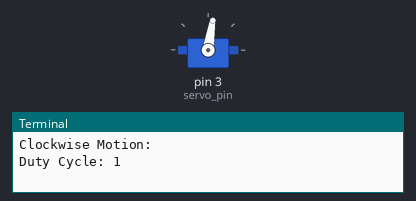
This program was run on a simulated Raspberry Pi (header pin numbers). On the bench: servo, the last lines printed to the terminal. Servo angles are drawn from the pulse width (0.5 ms = 0°, 2.5 ms = 180°). At 24.0 s the program stops and its outputs stay as they are.

Above: at 0.1 s.
At 5.1 s:
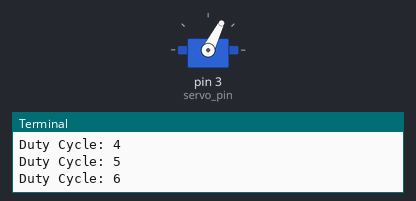
At 11.1 s:
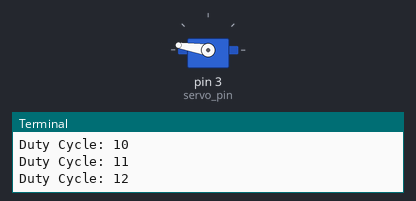
At 22.1 s:
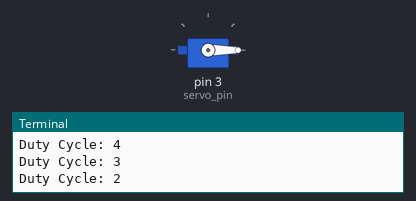
Timing chart, 0 to 23.6 s (numbered marks = the images above):
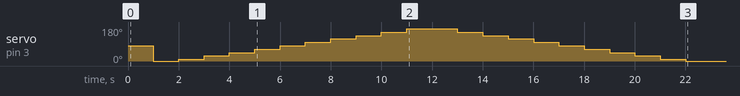

The program:

servo1.py
```python
import RPi.GPIO as GPIO
import time

# Setup the GPIO pin for the servo
servo_pin = 3
GPIO.setmode(GPIO.BOARD)
GPIO.setup(servo_pin, GPIO.OUT)

# Setup PWM process
pwm = GPIO.PWM(servo_pin, 50)  # 50 Hz (20 ms PWM period)

# Start PWM by rotating to 90 degrees
pwm.start(7)

try:
    # Clockwise motion
    print("Clockwise Motion:")
    for ii in range(1, 13):  # Increment duty cycle from 2.0 to 12.0
        pwm.ChangeDutyCycle(ii)  # Rotate to specified angle
        print(f"Duty Cycle: {ii}")
        time.sleep(1)

    # Anticlockwise motion
    print("\nAnticlockwise Motion:")
    for ii in range(12, 0, -1):  # Decrement duty cycle from 12.0 to 2.0
        pwm.ChangeDutyCycle(ii)  # Rotate to specified angle
        print(f"Duty Cycle: {ii}")
        time.sleep(1)

finally:
    # Prevent jitter and cleanup
    pwm.ChangeDutyCycle(0)  # Stop PWM signal
    pwm.stop()  # Stop PWM
    GPIO.cleanup()  # Clean up GPIO
    print("\nProgram finished, GPIO cleaned up.")
```

Measured:
- by itself, servo on pin 3 (servo_pin): 81° → 0° at 1.0 s, → 9° 1.0 s later, → 27° 1.0 s later, → 45° 1.0 s later, … (21 changes in this stretch)
